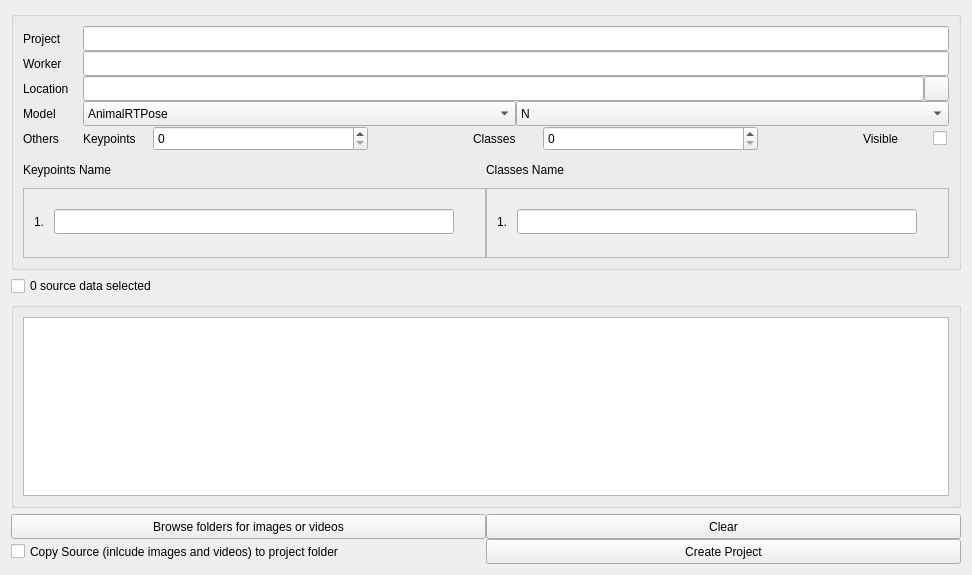
<?xml version="1.0" encoding="UTF-8"?>
<ui version="4.0">
 <class>CreateNewProject</class>
 <widget class="QWidget" name="CreateNewProject">
  <property name="geometry">
   <rect>
    <x>0</x>
    <y>0</y>
    <width>968</width>
    <height>575</height>
   </rect>
  </property>
  <property name="windowTitle">
   <string>New Project</string>
  </property>
  <property name="windowIcon">
   <iconset>
    <normaloff>media/logo.png</normaloff>media/logo.png</iconset>
  </property>
  <layout class="QVBoxLayout" name="CreateNewProjectLayout">
   <item>
    <widget class="QGroupBox" name="BaseConfigGroup">
     <property name="sizePolicy">
      <sizepolicy hsizetype="Expanding" vsizetype="Expanding">
       <horstretch>0</horstretch>
       <verstretch>0</verstretch>
      </sizepolicy>
     </property>
     <property name="minimumSize">
      <size>
       <width>900</width>
       <height>0</height>
      </size>
     </property>
     <property name="title">
      <string/>
     </property>
     <layout class="QHBoxLayout" name="BaseConfigGroupHLayout">
      <item>
       <layout class="QVBoxLayout" name="BaseConfigGroupLayout">
        <item>
         <layout class="QGridLayout" name="BaseConfigGroupGridLayout">
          <property name="spacing">
           <number>0</number>
          </property>
          <item row="5" column="1">
           <layout class="QHBoxLayout" name="PoseConfigLayout">
            <property name="spacing">
             <number>105</number>
            </property>
            <item>
             <layout class="QHBoxLayout" name="KeypointConfigLayout">
              <property name="spacing">
               <number>10</number>
              </property>
              <item>
               <widget class="QLabel" name="KeypointLabel">
                <property name="sizePolicy">
                 <sizepolicy hsizetype="Fixed" vsizetype="Fixed">
                  <horstretch>0</horstretch>
                  <verstretch>0</verstretch>
                 </sizepolicy>
                </property>
                <property name="minimumSize">
                 <size>
                  <width>60</width>
                  <height>25</height>
                 </size>
                </property>
                <property name="maximumSize">
                 <size>
                  <width>60</width>
                  <height>25</height>
                 </size>
                </property>
                <property name="text">
                 <string>Keypoints</string>
                </property>
               </widget>
              </item>
              <item>
               <widget class="QSpinBox" name="KeypointConfig">
                <property name="sizePolicy">
                 <sizepolicy hsizetype="Expanding" vsizetype="Fixed">
                  <horstretch>0</horstretch>
                  <verstretch>0</verstretch>
                 </sizepolicy>
                </property>
                <property name="minimumSize">
                 <size>
                  <width>60</width>
                  <height>25</height>
                 </size>
                </property>
                <property name="maximumSize">
                 <size>
                  <width>16777215</width>
                  <height>25</height>
                 </size>
                </property>
               </widget>
              </item>
             </layout>
            </item>
            <item>
             <layout class="QHBoxLayout" name="ClassConfigLayout">
              <property name="spacing">
               <number>10</number>
              </property>
              <item>
               <widget class="QLabel" name="ClassLabel">
                <property name="sizePolicy">
                 <sizepolicy hsizetype="Fixed" vsizetype="Fixed">
                  <horstretch>0</horstretch>
                  <verstretch>0</verstretch>
                 </sizepolicy>
                </property>
                <property name="minimumSize">
                 <size>
                  <width>60</width>
                  <height>25</height>
                 </size>
                </property>
                <property name="maximumSize">
                 <size>
                  <width>60</width>
                  <height>25</height>
                 </size>
                </property>
                <property name="text">
                 <string>Classes</string>
                </property>
               </widget>
              </item>
              <item>
               <widget class="QSpinBox" name="ClassConfig">
                <property name="sizePolicy">
                 <sizepolicy hsizetype="Expanding" vsizetype="Fixed">
                  <horstretch>0</horstretch>
                  <verstretch>0</verstretch>
                 </sizepolicy>
                </property>
                <property name="minimumSize">
                 <size>
                  <width>60</width>
                  <height>25</height>
                 </size>
                </property>
                <property name="maximumSize">
                 <size>
                  <width>16777215</width>
                  <height>25</height>
                 </size>
                </property>
               </widget>
              </item>
             </layout>
            </item>
            <item>
             <layout class="QHBoxLayout" name="VisibleConfigLayout">
              <property name="spacing">
               <number>10</number>
              </property>
              <item>
               <widget class="QLabel" name="VisibleLabel">
                <property name="sizePolicy">
                 <sizepolicy hsizetype="Fixed" vsizetype="Fixed">
                  <horstretch>0</horstretch>
                  <verstretch>0</verstretch>
                 </sizepolicy>
                </property>
                <property name="minimumSize">
                 <size>
                  <width>60</width>
                  <height>25</height>
                 </size>
                </property>
                <property name="maximumSize">
                 <size>
                  <width>60</width>
                  <height>25</height>
                 </size>
                </property>
                <property name="text">
                 <string>Visible</string>
                </property>
               </widget>
              </item>
              <item>
               <widget class="QCheckBox" name="VisibleSelection">
                <property name="sizePolicy">
                 <sizepolicy hsizetype="Fixed" vsizetype="Fixed">
                  <horstretch>0</horstretch>
                  <verstretch>0</verstretch>
                 </sizepolicy>
                </property>
                <property name="minimumSize">
                 <size>
                  <width>16</width>
                  <height>16</height>
                 </size>
                </property>
                <property name="maximumSize">
                 <size>
                  <width>16</width>
                  <height>16</height>
                 </size>
                </property>
                <property name="text">
                 <string/>
                </property>
               </widget>
              </item>
             </layout>
            </item>
           </layout>
          </item>
          <item row="3" column="1">
           <layout class="QHBoxLayout" name="LocationPathLayout" stretch="0,0">
            <property name="spacing">
             <number>0</number>
            </property>
            <item>
             <widget class="QLineEdit" name="LocationPathDisplay">
              <property name="sizePolicy">
               <sizepolicy hsizetype="Expanding" vsizetype="Fixed">
                <horstretch>0</horstretch>
                <verstretch>0</verstretch>
               </sizepolicy>
              </property>
              <property name="minimumSize">
               <size>
                <width>575</width>
                <height>25</height>
               </size>
              </property>
              <property name="maximumSize">
               <size>
                <width>16777215</width>
                <height>25</height>
               </size>
              </property>
             </widget>
            </item>
            <item>
             <widget class="QToolButton" name="LocationPathSelection">
              <property name="sizePolicy">
               <sizepolicy hsizetype="Preferred" vsizetype="Fixed">
                <horstretch>0</horstretch>
                <verstretch>0</verstretch>
               </sizepolicy>
              </property>
              <property name="minimumSize">
               <size>
                <width>25</width>
                <height>25</height>
               </size>
              </property>
              <property name="maximumSize">
               <size>
                <width>25</width>
                <height>25</height>
               </size>
              </property>
              <property name="text">
               <string/>
              </property>
              <property name="icon">
               <iconset theme="folder-open"/>
              </property>
             </widget>
            </item>
           </layout>
          </item>
          <item row="3" column="0">
           <widget class="QLabel" name="LocationLabel">
            <property name="sizePolicy">
             <sizepolicy hsizetype="Fixed" vsizetype="Fixed">
              <horstretch>0</horstretch>
              <verstretch>0</verstretch>
             </sizepolicy>
            </property>
            <property name="minimumSize">
             <size>
              <width>60</width>
              <height>25</height>
             </size>
            </property>
            <property name="maximumSize">
             <size>
              <width>60</width>
              <height>25</height>
             </size>
            </property>
            <property name="text">
             <string>Location</string>
            </property>
           </widget>
          </item>
          <item row="5" column="0">
           <widget class="QLabel" name="OthersLabel">
            <property name="sizePolicy">
             <sizepolicy hsizetype="Fixed" vsizetype="Fixed">
              <horstretch>0</horstretch>
              <verstretch>0</verstretch>
             </sizepolicy>
            </property>
            <property name="minimumSize">
             <size>
              <width>60</width>
              <height>25</height>
             </size>
            </property>
            <property name="maximumSize">
             <size>
              <width>60</width>
              <height>25</height>
             </size>
            </property>
            <property name="text">
             <string>Others</string>
            </property>
           </widget>
          </item>
          <item row="0" column="0">
           <widget class="QLabel" name="ProjectLabel">
            <property name="sizePolicy">
             <sizepolicy hsizetype="Fixed" vsizetype="Fixed">
              <horstretch>0</horstretch>
              <verstretch>0</verstretch>
             </sizepolicy>
            </property>
            <property name="minimumSize">
             <size>
              <width>60</width>
              <height>25</height>
             </size>
            </property>
            <property name="maximumSize">
             <size>
              <width>60</width>
              <height>25</height>
             </size>
            </property>
            <property name="text">
             <string>Project</string>
            </property>
           </widget>
          </item>
          <item row="2" column="1">
           <widget class="QLineEdit" name="WorkerConfig">
            <property name="sizePolicy">
             <sizepolicy hsizetype="Expanding" vsizetype="Fixed">
              <horstretch>0</horstretch>
              <verstretch>0</verstretch>
             </sizepolicy>
            </property>
            <property name="minimumSize">
             <size>
              <width>600</width>
              <height>25</height>
             </size>
            </property>
            <property name="maximumSize">
             <size>
              <width>16777215</width>
              <height>25</height>
             </size>
            </property>
           </widget>
          </item>
          <item row="2" column="0">
           <widget class="QLabel" name="WorkerLabel">
            <property name="sizePolicy">
             <sizepolicy hsizetype="Fixed" vsizetype="Fixed">
              <horstretch>0</horstretch>
              <verstretch>0</verstretch>
             </sizepolicy>
            </property>
            <property name="minimumSize">
             <size>
              <width>60</width>
              <height>25</height>
             </size>
            </property>
            <property name="maximumSize">
             <size>
              <width>60</width>
              <height>25</height>
             </size>
            </property>
            <property name="text">
             <string>Worker</string>
            </property>
           </widget>
          </item>
          <item row="4" column="0">
           <widget class="QLabel" name="ModelLabel">
            <property name="sizePolicy">
             <sizepolicy hsizetype="Fixed" vsizetype="Fixed">
              <horstretch>0</horstretch>
              <verstretch>0</verstretch>
             </sizepolicy>
            </property>
            <property name="minimumSize">
             <size>
              <width>60</width>
              <height>25</height>
             </size>
            </property>
            <property name="maximumSize">
             <size>
              <width>60</width>
              <height>25</height>
             </size>
            </property>
            <property name="text">
             <string>Model</string>
            </property>
           </widget>
          </item>
          <item row="4" column="1">
           <layout class="QHBoxLayout" name="ModelSelectionLayout">
            <property name="spacing">
             <number>0</number>
            </property>
            <item>
             <widget class="QComboBox" name="ModelTypeSelection">
              <property name="sizePolicy">
               <sizepolicy hsizetype="Expanding" vsizetype="Fixed">
                <horstretch>0</horstretch>
                <verstretch>0</verstretch>
               </sizepolicy>
              </property>
              <property name="minimumSize">
               <size>
                <width>300</width>
                <height>25</height>
               </size>
              </property>
              <property name="maximumSize">
               <size>
                <width>16777215</width>
                <height>25</height>
               </size>
              </property>
              <item>
               <property name="text">
                <string>AnimalRTPose</string>
               </property>
              </item>
              <item>
               <property name="text">
                <string>AnimalViTPose</string>
               </property>
              </item>
              <item>
               <property name="text">
                <string>SPIPose</string>
               </property>
              </item>
              <item>
               <property name="text">
                <string>YOLO11-Pose</string>
               </property>
              </item>
              <item>
               <property name="text">
                <string>YOLOv8-Pose</string>
               </property>
              </item>
             </widget>
            </item>
            <item>
             <widget class="QComboBox" name="ModelScaleSelection">
              <property name="enabled">
               <bool>true</bool>
              </property>
              <property name="sizePolicy">
               <sizepolicy hsizetype="Expanding" vsizetype="Fixed">
                <horstretch>0</horstretch>
                <verstretch>0</verstretch>
               </sizepolicy>
              </property>
              <property name="minimumSize">
               <size>
                <width>300</width>
                <height>25</height>
               </size>
              </property>
              <property name="maximumSize">
               <size>
                <width>16777215</width>
                <height>25</height>
               </size>
              </property>
              <item>
               <property name="text">
                <string>N</string>
               </property>
              </item>
              <item>
               <property name="text">
                <string>S</string>
               </property>
              </item>
              <item>
               <property name="text">
                <string>M</string>
               </property>
              </item>
              <item>
               <property name="text">
                <string>L</string>
               </property>
              </item>
              <item>
               <property name="text">
                <string>H</string>
               </property>
              </item>
             </widget>
            </item>
           </layout>
          </item>
          <item row="0" column="1">
           <widget class="QLineEdit" name="ProjectConfig">
            <property name="sizePolicy">
             <sizepolicy hsizetype="Expanding" vsizetype="Fixed">
              <horstretch>0</horstretch>
              <verstretch>0</verstretch>
             </sizepolicy>
            </property>
            <property name="minimumSize">
             <size>
              <width>600</width>
              <height>25</height>
             </size>
            </property>
            <property name="maximumSize">
             <size>
              <width>16777215</width>
              <height>25</height>
             </size>
            </property>
           </widget>
          </item>
         </layout>
        </item>
        <item>
         <layout class="QHBoxLayout" name="KeypointsClassesNameLabelLayout">
          <property name="spacing">
           <number>0</number>
          </property>
          <item>
           <widget class="QLabel" name="KeypointNameLabel">
            <property name="sizePolicy">
             <sizepolicy hsizetype="Expanding" vsizetype="Fixed">
              <horstretch>0</horstretch>
              <verstretch>0</verstretch>
             </sizepolicy>
            </property>
            <property name="minimumSize">
             <size>
              <width>0</width>
              <height>25</height>
             </size>
            </property>
            <property name="maximumSize">
             <size>
              <width>16777215</width>
              <height>25</height>
             </size>
            </property>
            <property name="text">
             <string>Keypoints Name</string>
            </property>
           </widget>
          </item>
          <item>
           <widget class="QLabel" name="ClassesNameLabel">
            <property name="sizePolicy">
             <sizepolicy hsizetype="Expanding" vsizetype="Fixed">
              <horstretch>0</horstretch>
              <verstretch>0</verstretch>
             </sizepolicy>
            </property>
            <property name="minimumSize">
             <size>
              <width>0</width>
              <height>25</height>
             </size>
            </property>
            <property name="maximumSize">
             <size>
              <width>16777215</width>
              <height>25</height>
             </size>
            </property>
            <property name="text">
             <string>Classes Name</string>
            </property>
           </widget>
          </item>
         </layout>
        </item>
        <item>
         <layout class="QHBoxLayout" name="KeypointClassListGroupLayout">
          <property name="spacing">
           <number>0</number>
          </property>
          <property name="topMargin">
           <number>0</number>
          </property>
          <item>
           <widget class="QScrollArea" name="KeypointList">
            <property name="minimumSize">
             <size>
              <width>450</width>
              <height>0</height>
             </size>
            </property>
            <property name="widgetResizable">
             <bool>true</bool>
            </property>
            <property name="alignment">
             <set>Qt::AlignmentFlag::AlignLeading|Qt::AlignmentFlag::AlignLeft|Qt::AlignmentFlag::AlignTop</set>
            </property>
            <widget class="QWidget" name="KeypointListLayout">
             <property name="geometry">
              <rect>
               <x>0</x>
               <y>0</y>
               <width>461</width>
               <height>56</height>
              </rect>
             </property>
             <property name="sizePolicy">
              <sizepolicy hsizetype="Expanding" vsizetype="Expanding">
               <horstretch>0</horstretch>
               <verstretch>0</verstretch>
              </sizepolicy>
             </property>
             <property name="minimumSize">
              <size>
               <width>450</width>
               <height>0</height>
              </size>
             </property>
             <layout class="QVBoxLayout" name="verticalLayout_3" stretch="0">
              <property name="spacing">
               <number>10</number>
              </property>
              <property name="sizeConstraint">
               <enum>QLayout::SizeConstraint::SetFixedSize</enum>
              </property>
              <property name="leftMargin">
               <number>0</number>
              </property>
              <property name="topMargin">
               <number>10</number>
              </property>
              <property name="rightMargin">
               <number>0</number>
              </property>
              <property name="bottomMargin">
               <number>10</number>
              </property>
              <item>
               <layout class="QHBoxLayout" name="KeypointLayout">
                <property name="spacing">
                 <number>10</number>
                </property>
                <property name="sizeConstraint">
                 <enum>QLayout::SizeConstraint::SetDefaultConstraint</enum>
                </property>
                <property name="leftMargin">
                 <number>10</number>
                </property>
                <property name="topMargin">
                 <number>10</number>
                </property>
                <item>
                 <widget class="QLabel" name="KeypointNumber1">
                  <property name="sizePolicy">
                   <sizepolicy hsizetype="Preferred" vsizetype="Fixed">
                    <horstretch>0</horstretch>
                    <verstretch>0</verstretch>
                   </sizepolicy>
                  </property>
                  <property name="minimumSize">
                   <size>
                    <width>10</width>
                    <height>25</height>
                   </size>
                  </property>
                  <property name="maximumSize">
                   <size>
                    <width>16777215</width>
                    <height>25</height>
                   </size>
                  </property>
                  <property name="text">
                   <string>1.</string>
                  </property>
                  <property name="alignment">
                   <set>Qt::AlignmentFlag::AlignCenter</set>
                  </property>
                 </widget>
                </item>
                <item>
                 <widget class="QLineEdit" name="Keypoint1">
                  <property name="sizePolicy">
                   <sizepolicy hsizetype="Expanding" vsizetype="Fixed">
                    <horstretch>0</horstretch>
                    <verstretch>0</verstretch>
                   </sizepolicy>
                  </property>
                  <property name="minimumSize">
                   <size>
                    <width>400</width>
                    <height>25</height>
                   </size>
                  </property>
                  <property name="maximumSize">
                   <size>
                    <width>16777215</width>
                    <height>25</height>
                   </size>
                  </property>
                 </widget>
                </item>
               </layout>
              </item>
             </layout>
            </widget>
           </widget>
          </item>
          <item>
           <widget class="QScrollArea" name="ClassList">
            <property name="minimumSize">
             <size>
              <width>450</width>
              <height>0</height>
             </size>
            </property>
            <property name="widgetResizable">
             <bool>true</bool>
            </property>
            <property name="alignment">
             <set>Qt::AlignmentFlag::AlignLeading|Qt::AlignmentFlag::AlignLeft|Qt::AlignmentFlag::AlignTop</set>
            </property>
            <widget class="QWidget" name="ClassListLayout">
             <property name="geometry">
              <rect>
               <x>0</x>
               <y>0</y>
               <width>461</width>
               <height>56</height>
              </rect>
             </property>
             <property name="sizePolicy">
              <sizepolicy hsizetype="Expanding" vsizetype="Expanding">
               <horstretch>0</horstretch>
               <verstretch>0</verstretch>
              </sizepolicy>
             </property>
             <property name="minimumSize">
              <size>
               <width>450</width>
               <height>0</height>
              </size>
             </property>
             <layout class="QVBoxLayout" name="verticalLayout_4">
              <property name="spacing">
               <number>10</number>
              </property>
              <property name="sizeConstraint">
               <enum>QLayout::SizeConstraint::SetFixedSize</enum>
              </property>
              <property name="leftMargin">
               <number>0</number>
              </property>
              <property name="topMargin">
               <number>10</number>
              </property>
              <property name="rightMargin">
               <number>0</number>
              </property>
              <property name="bottomMargin">
               <number>10</number>
              </property>
              <item>
               <layout class="QHBoxLayout" name="ClassLayout">
                <property name="spacing">
                 <number>10</number>
                </property>
                <property name="leftMargin">
                 <number>10</number>
                </property>
                <property name="topMargin">
                 <number>10</number>
                </property>
                <item>
                 <widget class="QLabel" name="ClassNumber1">
                  <property name="sizePolicy">
                   <sizepolicy hsizetype="Preferred" vsizetype="Fixed">
                    <horstretch>0</horstretch>
                    <verstretch>0</verstretch>
                   </sizepolicy>
                  </property>
                  <property name="minimumSize">
                   <size>
                    <width>10</width>
                    <height>25</height>
                   </size>
                  </property>
                  <property name="maximumSize">
                   <size>
                    <width>16777215</width>
                    <height>25</height>
                   </size>
                  </property>
                  <property name="text">
                   <string>1.</string>
                  </property>
                  <property name="alignment">
                   <set>Qt::AlignmentFlag::AlignCenter</set>
                  </property>
                 </widget>
                </item>
                <item>
                 <widget class="QLineEdit" name="Class1">
                  <property name="sizePolicy">
                   <sizepolicy hsizetype="Expanding" vsizetype="Fixed">
                    <horstretch>0</horstretch>
                    <verstretch>0</verstretch>
                   </sizepolicy>
                  </property>
                  <property name="minimumSize">
                   <size>
                    <width>400</width>
                    <height>25</height>
                   </size>
                  </property>
                  <property name="maximumSize">
                   <size>
                    <width>16777215</width>
                    <height>25</height>
                   </size>
                  </property>
                 </widget>
                </item>
               </layout>
              </item>
             </layout>
            </widget>
           </widget>
          </item>
         </layout>
        </item>
       </layout>
      </item>
     </layout>
    </widget>
   </item>
   <item>
    <widget class="QCheckBox" name="SourceDataSelected">
     <property name="text">
      <string>0 source data selected</string>
     </property>
    </widget>
   </item>
   <item>
    <widget class="QGroupBox" name="SourceDataListDisplayGroup">
     <property name="sizePolicy">
      <sizepolicy hsizetype="Expanding" vsizetype="Expanding">
       <horstretch>0</horstretch>
       <verstretch>0</verstretch>
      </sizepolicy>
     </property>
     <property name="minimumSize">
      <size>
       <width>950</width>
       <height>0</height>
      </size>
     </property>
     <property name="title">
      <string/>
     </property>
     <layout class="QHBoxLayout" name="SourceDataListDisplayGroupLayout">
      <item>
       <widget class="QListWidget" name="SourceList"/>
      </item>
     </layout>
    </widget>
   </item>
   <item>
    <layout class="QGridLayout" name="OtherConfigGridLayout">
     <property name="spacing">
      <number>0</number>
     </property>
     <item row="1" column="1">
      <widget class="QPushButton" name="CreateProjectBase">
       <property name="minimumSize">
        <size>
         <width>345</width>
         <height>25</height>
        </size>
       </property>
       <property name="maximumSize">
        <size>
         <width>16777215</width>
         <height>25</height>
        </size>
       </property>
       <property name="text">
        <string>Create Project</string>
       </property>
      </widget>
     </item>
     <item row="0" column="0">
      <widget class="QPushButton" name="BrowseSourceData">
       <property name="sizePolicy">
        <sizepolicy hsizetype="Expanding" vsizetype="Fixed">
         <horstretch>0</horstretch>
         <verstretch>0</verstretch>
        </sizepolicy>
       </property>
       <property name="minimumSize">
        <size>
         <width>345</width>
         <height>25</height>
        </size>
       </property>
       <property name="maximumSize">
        <size>
         <width>16777215</width>
         <height>25</height>
        </size>
       </property>
       <property name="text">
        <string>Browse folders for images or videos</string>
       </property>
      </widget>
     </item>
     <item row="1" column="0">
      <widget class="QCheckBox" name="CopySourceData">
       <property name="sizePolicy">
        <sizepolicy hsizetype="Expanding" vsizetype="Fixed">
         <horstretch>0</horstretch>
         <verstretch>0</verstretch>
        </sizepolicy>
       </property>
       <property name="minimumSize">
        <size>
         <width>0</width>
         <height>25</height>
        </size>
       </property>
       <property name="maximumSize">
        <size>
         <width>16777215</width>
         <height>25</height>
        </size>
       </property>
       <property name="text">
        <string>Copy Source (inlcude images and videos) to project folder</string>
       </property>
      </widget>
     </item>
     <item row="0" column="1">
      <widget class="QPushButton" name="ClearSourceDataList">
       <property name="sizePolicy">
        <sizepolicy hsizetype="Expanding" vsizetype="Fixed">
         <horstretch>0</horstretch>
         <verstretch>0</verstretch>
        </sizepolicy>
       </property>
       <property name="minimumSize">
        <size>
         <width>345</width>
         <height>25</height>
        </size>
       </property>
       <property name="maximumSize">
        <size>
         <width>16777215</width>
         <height>25</height>
        </size>
       </property>
       <property name="text">
        <string>Clear</string>
       </property>
      </widget>
     </item>
    </layout>
   </item>
  </layout>
 </widget>
 <resources/>
 <connections/>
</ui>
